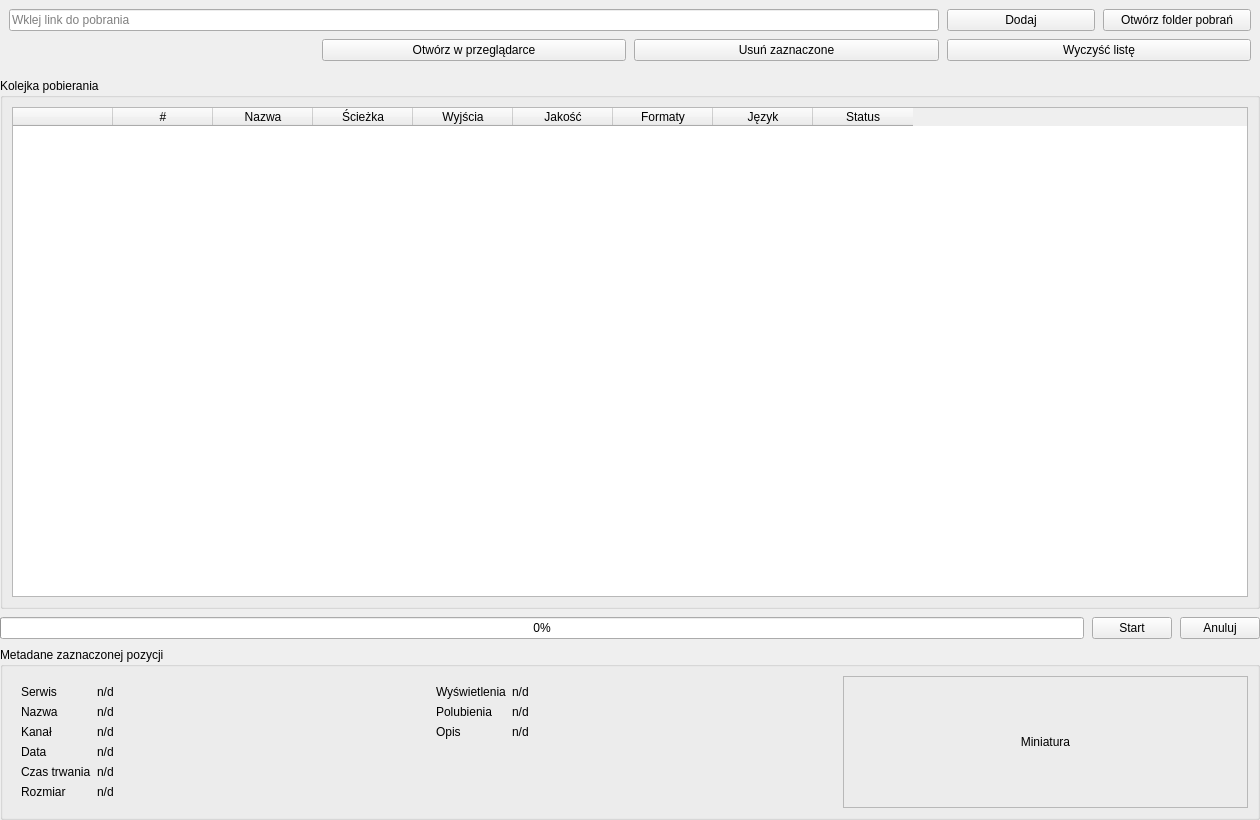
<?xml version="1.0" encoding="UTF-8"?>
<ui version="4.0">
 <class>DownloaderPanel</class>
 <widget class="QWidget" name="DownloaderPanel">
  <property name="geometry"><rect><x>0</x><y>0</y><width>1260</width><height>820</height></rect></property>
  <layout class="QVBoxLayout" name="rootLayout">
   <property name="spacing"><number>8</number></property>
   <property name="leftMargin"><number>0</number></property>
   <property name="topMargin"><number>0</number></property>
   <property name="rightMargin"><number>0</number></property>
   <property name="bottomMargin"><number>0</number></property>
   <item>
    <widget class="QWidget" name="topSectionHost">
     <layout class="QGridLayout" name="topGrid">
      <property name="horizontalSpacing"><number>8</number></property>
      <property name="verticalSpacing"><number>8</number></property>
      <item row="0" column="0" colspan="3"><widget class="QLineEdit" name="ed_url"><property name="placeholderText"><string>Wklej link do pobrania</string></property></widget></item>
      <item row="0" column="3"><widget class="QWidget" name="topButtonsHost"><layout class="QHBoxLayout" name="topButtonsLayout"><property name="leftMargin"><number>0</number></property><property name="topMargin"><number>0</number></property><property name="rightMargin"><number>0</number></property><property name="bottomMargin"><number>0</number></property><property name="spacing"><number>8</number></property><item><widget class="QPushButton" name="btn_add"><property name="text"><string>Dodaj</string></property></widget></item><item><widget class="QPushButton" name="btn_open_downloads"><property name="text"><string>Otwórz folder pobrań</string></property></widget></item></layout></widget></item>
      <item row="1" column="1"><widget class="QPushButton" name="btn_open_in_browser"><property name="text"><string>Otwórz w przeglądarce</string></property></widget></item>
      <item row="1" column="2"><widget class="QPushButton" name="btn_remove_selected"><property name="text"><string>Usuń zaznaczone</string></property></widget></item>
      <item row="1" column="3"><widget class="QPushButton" name="btn_clear_list"><property name="text"><string>Wyczyść listę</string></property></widget></item>
     </layout>
    </widget>
   </item>
   <item>
    <widget class="QGroupBox" name="DownloaderDetailsGroup">
     <property name="title"><string>Kolejka pobierania</string></property>
     <layout class="QVBoxLayout" name="queueLayout">
      <item>
       <widget class="QTableWidget" name="DownloaderQueueTable">
        <column><property name="text"><string/></property></column>
        <column><property name="text"><string>#</string></property></column>
        <column><property name="text"><string>Nazwa</string></property></column>
        <column><property name="text"><string>Ścieżka</string></property></column>
        <column><property name="text"><string>Wyjścia</string></property></column>
        <column><property name="text"><string>Jakość</string></property></column>
        <column><property name="text"><string>Formaty</string></property></column>
        <column><property name="text"><string>Język</string></property></column>
        <column><property name="text"><string>Status</string></property></column>
       </widget>
      </item>
     </layout>
    </widget>
   </item>
   <item>
    <widget class="QWidget" name="DownloaderActionBar">
     <layout class="QHBoxLayout" name="actionBarLayout">
      <property name="leftMargin"><number>0</number></property>
      <property name="topMargin"><number>0</number></property>
      <property name="rightMargin"><number>0</number></property>
      <property name="bottomMargin"><number>0</number></property>
      <property name="spacing"><number>8</number></property>
      <item><widget class="QProgressBar" name="progress"><property name="value"><number>0</number></property></widget></item>
      <item><widget class="QPushButton" name="btn_primary"><property name="text"><string>Start</string></property></widget></item>
      <item><widget class="QPushButton" name="btn_secondary"><property name="text"><string>Anuluj</string></property></widget></item>
     </layout>
    </widget>
   </item>
   <item>
    <widget class="QGroupBox" name="DownloaderMetaGroup">
     <property name="title"><string>Metadane zaznaczonej pozycji</string></property>
     <layout class="QHBoxLayout" name="metaRootLayout">
      <property name="spacing"><number>10</number></property>
      <item>
       <widget class="QWidget" name="metaLeftHost">
        <layout class="QFormLayout" name="metaLeftForm">
         <item row="0" column="0"><widget class="QLabel" name="lbl_service_title"><property name="text"><string>Serwis</string></property></widget></item>
         <item row="0" column="1"><widget class="QLabel" name="lbl_service"><property name="text"><string>n/d</string></property></widget></item>
         <item row="1" column="0"><widget class="QLabel" name="lbl_title_title"><property name="text"><string>Nazwa</string></property></widget></item>
         <item row="1" column="1"><widget class="QLabel" name="lbl_title"><property name="text"><string>n/d</string></property></widget></item>
         <item row="2" column="0"><widget class="QLabel" name="lbl_channel_title"><property name="text"><string>Kanał</string></property></widget></item>
         <item row="2" column="1"><widget class="QLabel" name="lbl_channel"><property name="text"><string>n/d</string></property></widget></item>
         <item row="3" column="0"><widget class="QLabel" name="lbl_upload_date_title"><property name="text"><string>Data</string></property></widget></item>
         <item row="3" column="1"><widget class="QLabel" name="lbl_upload_date"><property name="text"><string>n/d</string></property></widget></item>
         <item row="4" column="0"><widget class="QLabel" name="lbl_duration_title"><property name="text"><string>Czas trwania</string></property></widget></item>
         <item row="4" column="1"><widget class="QLabel" name="lbl_duration"><property name="text"><string>n/d</string></property></widget></item>
         <item row="5" column="0"><widget class="QLabel" name="lbl_est_size_title"><property name="text"><string>Rozmiar</string></property></widget></item>
         <item row="5" column="1"><widget class="QLabel" name="lbl_est_size"><property name="text"><string>n/d</string></property></widget></item>
        </layout>
       </widget>
      </item>
      <item>
       <widget class="QWidget" name="metaRightHost">
        <layout class="QFormLayout" name="metaRightForm">
         <item row="0" column="0"><widget class="QLabel" name="lbl_views_title"><property name="text"><string>Wyświetlenia</string></property></widget></item>
         <item row="0" column="1"><widget class="QLabel" name="lbl_views"><property name="text"><string>n/d</string></property></widget></item>
         <item row="1" column="0"><widget class="QLabel" name="lbl_likes_title"><property name="text"><string>Polubienia</string></property></widget></item>
         <item row="1" column="1"><widget class="QLabel" name="lbl_likes"><property name="text"><string>n/d</string></property></widget></item>
         <item row="2" column="0"><widget class="QLabel" name="lbl_description_title"><property name="text"><string>Opis</string></property></widget></item>
         <item row="2" column="1"><widget class="QLabel" name="DownloaderMetaDescription"><property name="text"><string>n/d</string></property><property name="wordWrap"><bool>true</bool></property></widget></item>
        </layout>
       </widget>
      </item>
      <item>
       <widget class="QFrame" name="DownloaderThumbHost">
        <property name="frameShape"><enum>QFrame::StyledPanel</enum></property>
        <layout class="QVBoxLayout" name="thumbLayout">
         <item><widget class="QLabel" name="DownloaderThumbnail"><property name="text"><string>Miniatura</string></property><property name="alignment"><set>Qt::AlignCenter</set></property></widget></item>
        </layout>
       </widget>
      </item>
     </layout>
    </widget>
   </item>
  </layout>
 </widget>
 <resources/>
 <connections/>
</ui>
